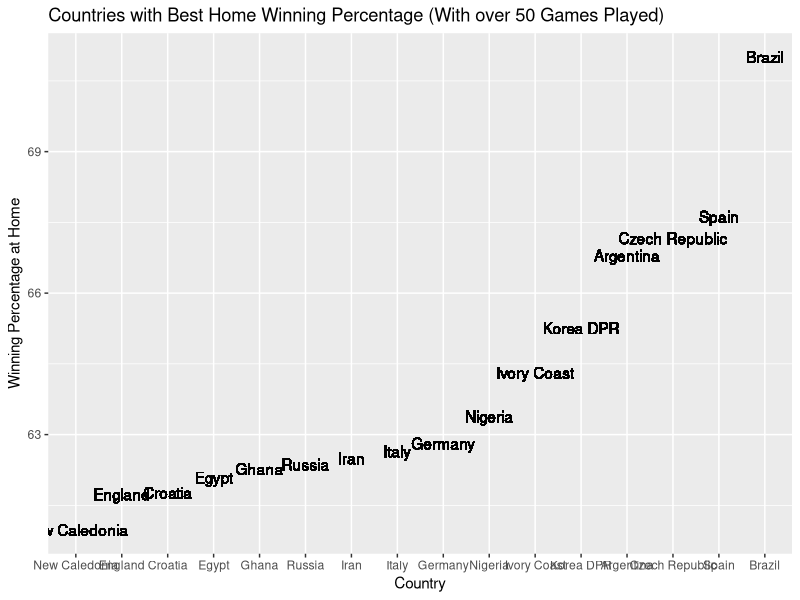

This figure's R source:
## ---- chunk 1
knitr::opts_chunk$set(echo = TRUE)
library(tidyverse)
## ---- chunk 2
soccerResults <- read_csv("soccerResults.csv")



#Plotting first Income Trajectory
soccerResults %>%
  mutate(`homeWin` = ifelse(home_ft>away_ft, 1, 0)) %>%
  group_by(`home_team`) %>%
  mutate(`totalWins`= sum(`homeWin`), 
         `totalGames` = length(`home_team`), 
         `percWin` = `totalWins`/`totalGames`*100) %>%
  filter(`totalGames`>50, 
         `percWin`>60) %>%
  arrange(`percWin`) %>%
  ggplot(aes(reorder(`home_team`,`percWin`), 
             `percWin`)) +
  geom_text(aes(label=`home_team`)) +
    labs(title = "Countries with Best Home Winning Percentage (With over 50 Games Played)",
       x = "Country", 
       y = "Winning Percentage at Home") 

